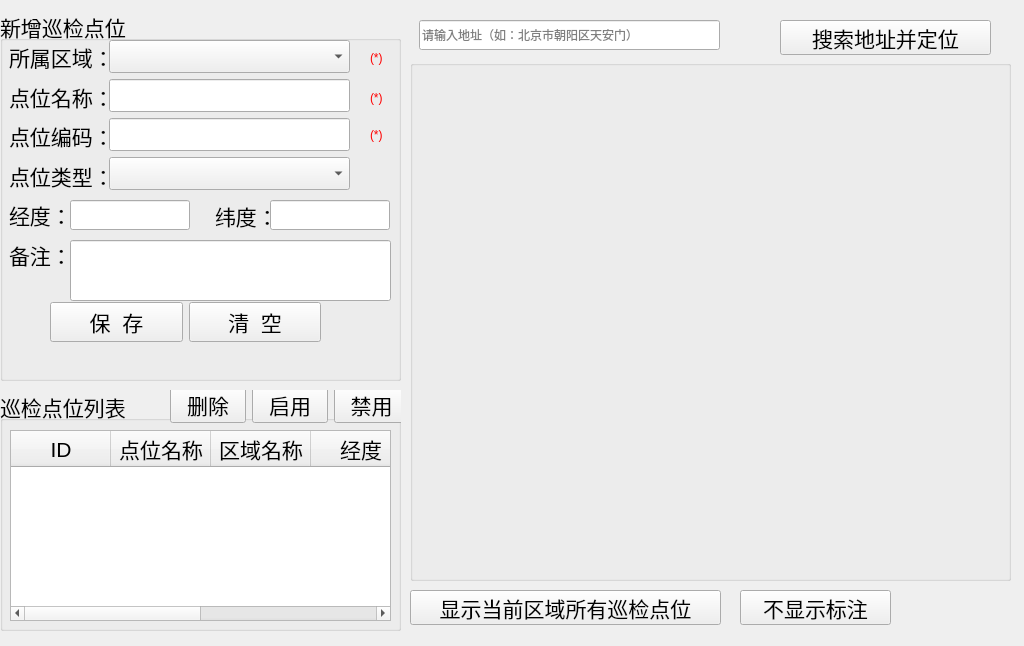
<?xml version="1.0" encoding="UTF-8"?>
<ui version="4.0">
 <class>Frm_InspectPoint</class>
 <widget class="QWidget" name="Frm_InspectPoint">
  <property name="geometry">
   <rect>
    <x>0</x>
    <y>0</y>
    <width>1024</width>
    <height>646</height>
   </rect>
  </property>
  <property name="windowTitle">
   <string>巡检点位信息管理</string>
  </property>
  <widget class="QGroupBox" name="groupBox_2">
   <property name="geometry">
    <rect>
     <x>0</x>
     <y>390</y>
     <width>401</width>
     <height>241</height>
    </rect>
   </property>
   <property name="font">
    <font>
     <pointsize>16</pointsize>
    </font>
   </property>
   <property name="title">
    <string>巡检点位列表</string>
   </property>
   <widget class="QTableWidget" name="tv_InspectPoint">
    <property name="geometry">
     <rect>
      <x>10</x>
      <y>40</y>
      <width>381</width>
      <height>191</height>
     </rect>
    </property>
    <property name="selectionMode">
     <enum>QAbstractItemView::SingleSelection</enum>
    </property>
    <property name="selectionBehavior">
     <enum>QAbstractItemView::SelectRows</enum>
    </property>
    <property name="sortingEnabled">
     <bool>true</bool>
    </property>
    <property name="columnCount">
     <number>6</number>
    </property>
    <column>
     <property name="text">
      <string>ID</string>
     </property>
    </column>
    <column>
     <property name="text">
      <string>点位名称</string>
     </property>
    </column>
    <column>
     <property name="text">
      <string>区域名称</string>
     </property>
    </column>
    <column>
     <property name="text">
      <string>经度</string>
     </property>
    </column>
    <column>
     <property name="text">
      <string>纬度</string>
     </property>
    </column>
    <column>
     <property name="text">
      <string>状态</string>
     </property>
    </column>
   </widget>
   <widget class="QWidget" name="layoutWidget">
    <property name="geometry">
     <rect>
      <x>170</x>
      <y>-4</y>
      <width>239</width>
      <height>37</height>
     </rect>
    </property>
    <layout class="QGridLayout" name="gridLayout_3">
     <item row="0" column="0">
      <widget class="QPushButton" name="btn_Delete">
       <property name="text">
        <string>删除</string>
       </property>
      </widget>
     </item>
     <item row="0" column="1">
      <widget class="QPushButton" name="btn_Enable">
       <property name="text">
        <string>启用</string>
       </property>
      </widget>
     </item>
     <item row="0" column="2">
      <widget class="QPushButton" name="btn_Disable">
       <property name="text">
        <string>禁用</string>
       </property>
      </widget>
     </item>
    </layout>
   </widget>
  </widget>
  <widget class="QGroupBox" name="gbox_status">
   <property name="geometry">
    <rect>
     <x>0</x>
     <y>10</y>
     <width>401</width>
     <height>371</height>
    </rect>
   </property>
   <property name="font">
    <font>
     <pointsize>16</pointsize>
    </font>
   </property>
   <property name="title">
    <string>新增巡检点位</string>
   </property>
   <widget class="QWidget" name="layoutWidget_2">
    <property name="geometry">
     <rect>
      <x>50</x>
      <y>290</y>
      <width>271</width>
      <height>45</height>
     </rect>
    </property>
    <layout class="QGridLayout" name="gridLayout_2">
     <item row="0" column="0">
      <widget class="QPushButton" name="btn_Save">
       <property name="text">
        <string>保  存</string>
       </property>
      </widget>
     </item>
     <item row="0" column="1">
      <widget class="QPushButton" name="btn_Clear">
       <property name="text">
        <string>清  空</string>
       </property>
      </widget>
     </item>
    </layout>
   </widget>
   <widget class="QLineEdit" name="txt_Remark">
    <property name="geometry">
     <rect>
      <x>70</x>
      <y>230</y>
      <width>321</width>
      <height>61</height>
     </rect>
    </property>
   </widget>
   <widget class="QLabel" name="label_14">
    <property name="geometry">
     <rect>
      <x>370</x>
      <y>117</y>
      <width>16</width>
      <height>16</height>
     </rect>
    </property>
    <property name="font">
     <font>
      <pointsize>9</pointsize>
     </font>
    </property>
    <property name="styleSheet">
     <string notr="true">color: rgb(255, 0, 0);</string>
    </property>
    <property name="text">
     <string>(*)</string>
    </property>
   </widget>
   <widget class="QLabel" name="label_13">
    <property name="geometry">
     <rect>
      <x>370</x>
      <y>80</y>
      <width>16</width>
      <height>16</height>
     </rect>
    </property>
    <property name="font">
     <font>
      <pointsize>9</pointsize>
     </font>
    </property>
    <property name="styleSheet">
     <string notr="true">color: rgb(255, 0, 0);</string>
    </property>
    <property name="text">
     <string>(*)</string>
    </property>
   </widget>
   <widget class="QLabel" name="lab_Note">
    <property name="geometry">
     <rect>
      <x>40</x>
      <y>340</y>
      <width>311</width>
      <height>21</height>
     </rect>
    </property>
    <property name="text">
     <string/>
    </property>
   </widget>
   <widget class="QLabel" name="label_15">
    <property name="geometry">
     <rect>
      <x>370</x>
      <y>40</y>
      <width>16</width>
      <height>16</height>
     </rect>
    </property>
    <property name="font">
     <font>
      <pointsize>9</pointsize>
     </font>
    </property>
    <property name="styleSheet">
     <string notr="true">color: rgb(255, 0, 0);</string>
    </property>
    <property name="text">
     <string>(*)</string>
    </property>
   </widget>
   <widget class="QLineEdit" name="txt_Longitude">
    <property name="geometry">
     <rect>
      <x>70</x>
      <y>190</y>
      <width>120</width>
      <height>30</height>
     </rect>
    </property>
   </widget>
   <widget class="QLabel" name="label_11">
    <property name="geometry">
     <rect>
      <x>215</x>
      <y>190</y>
      <width>61</width>
      <height>31</height>
     </rect>
    </property>
    <property name="text">
     <string>纬度：</string>
    </property>
   </widget>
   <widget class="QLineEdit" name="txt_Latitude">
    <property name="geometry">
     <rect>
      <x>270</x>
      <y>190</y>
      <width>120</width>
      <height>30</height>
     </rect>
    </property>
   </widget>
   <widget class="QWidget" name="layoutWidget">
    <property name="geometry">
     <rect>
      <x>9</x>
      <y>30</y>
      <width>107</width>
      <height>231</height>
     </rect>
    </property>
    <layout class="QGridLayout" name="gridLayout">
     <item row="0" column="0">
      <widget class="QLabel" name="label_2">
       <property name="frameShape">
        <enum>QFrame::NoFrame</enum>
       </property>
       <property name="lineWidth">
        <number>0</number>
       </property>
       <property name="text">
        <string>所属区域：</string>
       </property>
      </widget>
     </item>
     <item row="1" column="0">
      <widget class="QLabel" name="label">
       <property name="frameShape">
        <enum>QFrame::NoFrame</enum>
       </property>
       <property name="lineWidth">
        <number>0</number>
       </property>
       <property name="text">
        <string>点位名称：</string>
       </property>
      </widget>
     </item>
     <item row="2" column="0">
      <widget class="QLabel" name="label_8">
       <property name="text">
        <string>点位编码：</string>
       </property>
      </widget>
     </item>
     <item row="3" column="0">
      <widget class="QLabel" name="label_7">
       <property name="text">
        <string>点位类型：</string>
       </property>
      </widget>
     </item>
     <item row="4" column="0">
      <widget class="QLabel" name="label_10">
       <property name="text">
        <string>经度：</string>
       </property>
      </widget>
     </item>
     <item row="5" column="0">
      <widget class="QLabel" name="label_9">
       <property name="text">
        <string>备注：</string>
       </property>
      </widget>
     </item>
    </layout>
   </widget>
   <widget class="QWidget" name="layoutWidget">
    <property name="geometry">
     <rect>
      <x>109</x>
      <y>30</y>
      <width>241</width>
      <height>151</height>
     </rect>
    </property>
    <layout class="QGridLayout" name="gridLayout_4">
     <item row="0" column="0">
      <widget class="QComboBox" name="txt_AreaId"/>
     </item>
     <item row="1" column="0">
      <widget class="QLineEdit" name="txt_PointName">
       <property name="toolTipDuration">
        <number>0</number>
       </property>
      </widget>
     </item>
     <item row="2" column="0">
      <widget class="QLineEdit" name="txt_PointCode"/>
     </item>
     <item row="3" column="0">
      <widget class="QComboBox" name="txt_PointType"/>
     </item>
    </layout>
   </widget>
  </widget>
  <widget class="QLineEdit" name="txt_MapAddress">
   <property name="geometry">
    <rect>
     <x>419</x>
     <y>20</y>
     <width>301</width>
     <height>30</height>
    </rect>
   </property>
   <property name="toolTipDuration">
    <number>0</number>
   </property>
   <property name="placeholderText">
    <string>请输入地址（如：北京市朝阳区天安门）</string>
   </property>
  </widget>
  <widget class="QPushButton" name="btn_Search">
   <property name="geometry">
    <rect>
     <x>780</x>
     <y>20</y>
     <width>211</width>
     <height>35</height>
    </rect>
   </property>
   <property name="font">
    <font>
     <pointsize>16</pointsize>
    </font>
   </property>
   <property name="text">
    <string>搜索地址并定位</string>
   </property>
  </widget>
  <widget class="QGroupBox" name="groupBox">
   <property name="geometry">
    <rect>
     <x>410</x>
     <y>60</y>
     <width>601</width>
     <height>521</height>
    </rect>
   </property>
   <property name="title">
    <string/>
   </property>
  </widget>
  <widget class="QPushButton" name="btn_showMarkers">
   <property name="geometry">
    <rect>
     <x>410</x>
     <y>590</y>
     <width>311</width>
     <height>35</height>
    </rect>
   </property>
   <property name="font">
    <font>
     <pointsize>16</pointsize>
    </font>
   </property>
   <property name="text">
    <string>显示当前区域所有巡检点位</string>
   </property>
  </widget>
  <widget class="QPushButton" name="btn_RemoveMarkers">
   <property name="geometry">
    <rect>
     <x>740</x>
     <y>590</y>
     <width>151</width>
     <height>35</height>
    </rect>
   </property>
   <property name="font">
    <font>
     <pointsize>16</pointsize>
    </font>
   </property>
   <property name="text">
    <string>不显示标注</string>
   </property>
  </widget>
 </widget>
 <resources/>
 <connections/>
</ui>
